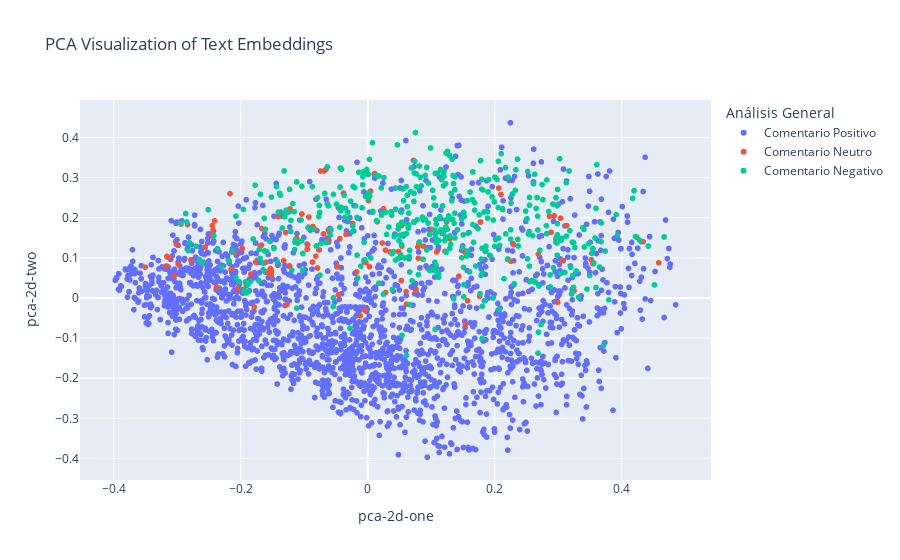

The cell this chart's notebook holds for it:
### Code cell
# Agregar los componentes PCA al DataFrame
data['pca-2d-one'] = embeddings_pca[:, 0]
data['pca-2d-two'] = embeddings_pca[:, 1]

# Visualización interactiva con Plotly
fig = px.scatter(
    data,
    x='pca-2d-one',
    y='pca-2d-two',
    color='Análisis General',
    hover_data=['full_text_processed'],
    title='PCA Visualization of Text Embeddings'
)
fig.show()

### Figure 1 — Plotly figure (JSON) as saved in the notebook; plotly's stock layout.template omitted (floating-point values rounded to 4 significant figures; data arrays with more than 128 entries replaced by an {"elided": "..."} marker saying what was removed)
{"data": [{"customdata": {"elided": "2117x1 str values"}, "hovertemplate": "Análisis General=Comentario Positivo<br>pca-2d-one=%{x}<br>pca-2d-two=%{y}<br>full_text_processed=%{customdata[0]}<extra></extra>", "legendgroup": "Comentario Positivo", "marker": {"color": "#636efa", "symbol": "circle"}, "mode": "markers", "name": "Comentario Positivo", "showlegend": true, "type": "scattergl", "x": {"elided": "2117 float values"}, "xaxis": "x", "y": {"elided": "2117 float values"}, "yaxis": "y"}, {"customdata": [["@Jennihermoso https://t.co/8f91HmjS8a"], ["@Jennihermoso @Barca_Buzz English version?"], ["@XaviHern6_ @Jennihermoso https://t.co/Q1XSV9I9lc"], ["@Roldier @Jennihermoso pensaba que eras el reven y digo “coño que reformed está de repente” 😭"], ["@Jennihermoso Pensaba que estaba leyendo a @IreneMontero"], ["@Jennihermoso We werent in the MLS at 35 https://t.co/G9P1p48bdD"], ["@Jennihermoso Estos son los que se escandalizan por rubiales https://t.co/sBkbWD7vXj"], ["@Jennihermoso Hey, here is an English Translation for y'all What do you think about this? https://t.co/evz3j6oVCh"], ["@Jennihermoso English translation… https://t.co/2QQ6xnYHQ4"], ["@Jennihermoso https://t.co/fEY40M56sh"], ["@Jennihermoso Tienes que entrenar el lanzamiento de penalties. Lo lanzaste fatal.."], ["@Jennihermoso que opinas de mi once para esta jornada? https://t.co/1RExXdcaCq"], ["@SXTrece @Jennihermoso ¿Qué país?"], ["@Jennihermoso Prepárense para \"Joga Bonito\" x si no te Piqué sin Culé, Pero tengo mas hambre q el waka waka motakunka pa q después un distintivo en pantalones ni se disimule🫶❤️🔥🗿🧞♂️🌐"], ["@alexiaputellas @Jennihermoso 🫶"], ["@alexiaputellas @Jennihermoso Oye que de esto no habla o que, la cara tú💀 https://t.co/5BKNCxtskd"], ["@alexiaputellas @Jennihermoso Reúne a los vengadores y acaba con Thanos"], ["@alexiaputellas @Jennihermoso buenas alexia soy roncho"], ["@alexiaputellas @Jennihermoso https://t.co/KEGv5tTolm"], ["@Llourinho @alexiaputellas @Jennihermoso https://t.co/ZV5VuGP5ci"], ["@alexiaputellas @Jennihermoso Tebas and rubiales should resign today"], ["@alexiaputellas @Jennihermoso Dale ma' confía en mí Yo no soy tan malo como dicen No dejes que los hechos te aterroricen Deja que mis manos en tu espalda aterricen Que el olor de mis sábanas te hechice Que tu nivel haciéndolo Entre cuatro paredes divirtiéndonos Pide lo que quieras que esto no puede ser más… https://t.co/J1FZ4kIPJg"], ["@alexiaputellas @elandriuuu_ @Jennihermoso 🫶🏼"], ["@manuutinh0 @alexiaputellas @Jennihermoso https://t.co/IhILbKQkGm"], ["@alexiaputellas @Jennihermoso Madre"], ["@alexiaputellas @Jennihermoso Planificando el contraataque?"], ["@alexiaputellas @Jennihermoso https://t.co/zzQDqTBna3"], ["@alexiaputellas @Jennihermoso Rubiales aguantando por lo civil o lo criminal en su puesto: https://t.co/ZTkWQbmJqn"], ["@alexiaputellas @Jennihermoso HIJA ETERNA DE DON JORGE VILDA https://t.co/aU3IBZuEHI"], ["@alexiaputellas @Jennihermoso Es increible!"], ["@alexiaputellas @Jennihermoso @GaryLineker"], ["@alexiaputellas @Jennihermoso OjO a todos que aplauden. Mañana puede ser la nueva víctima que llevar a la hoguera."], ["@alexiaputellas @Jennihermoso Tengo un amigo que busca trabajo ya … https://t.co/GVlORry8J6"], ["@alexiaputellas @Jennihermoso PUES VALE"], ["@alexiaputellas @Jennihermoso https://t.co/QewkWSviNX"], ["@alexiaputellas @Jennihermoso Todo vale para hacer daño España"], ["@alexiaputellas @Jennihermoso S’ha acabat quina cosa? Deixareu la selecció espanyola totes les jugadores?"], ["@futpro_es @SEFutbolFem @Jennihermoso Entonces como explicas esto ?"], ["@futpro_es @jonathanmartinz @SEFutbolFem @Jennihermoso Ese #seacabo me hace pensar que no ha sido la primera vez."], ["@futpro_es @ainhoar7 @SEFutbolFem @Jennihermoso Pim pam! I ara el Barça com ho farà per fer un segon comunicat? O deixarà de ser 'més que un club'?"], ["@futpro_es @SEFutbolFem @Jennihermoso @cucadellum em sembla que, si bé el contingut és impecable, necessiten amb urgència els teus serveis. Molt fort l’estilogràfica plantada entre ambdós documents…"], ["@futpro_es @SEFutbolFem @Jennihermoso @JoanLaportaFCB quin audios tenen? silenci..els valors.. @enricmasip5 ufffff.."], ["@AitanaBonmati Piular en català també estaria bé i diries el mateix."], ["@AitanaBonmati @EsportudoW"], ["@AitanaBonmati Això vol dir que deixareu d'anar a la selecció mentre ell sigui president?"], ["@AitanaBonmati Hauries de renunciar a la selecció nyola avui mateix."], ["@AitanaBonmati @TOSLI13 Tenéis que dejar de ir todas a la selección y si vuestros compañeros tuvieran un poco de decencia, tendrían que hacer lo mismo"], ["@AitanaBonmati Ja no hi ha cap partit amb Espanya abans de la elecció de la pilota d'or soposo. Què opines del comunicat del teu club?"], ["@AitanaBonmati Lo que teneis que hacer es no jugar mas con la selección hasta que se resuelva"], ["@AitanaBonmati … ahora se entiende la razón de los mails"], ["@catacoll2001 @Jennihermoso catalina🫡"], ["@catacoll2001 @Jennihermoso 🫡🫡"], ["@catacoll2001 @Jennihermoso !!!!"], ["@catacoll2001 @laiamarques @Jennihermoso @JoanLaportaFCB Això,Joan,això."], ["@catacoll2001 @PoblaSanti @Jennihermoso Ho sou!"], ["@catacoll2001 @_alvarito_18 @Jennihermoso Y si seguis los pasos de @BorjaIglesias9 …"], ["@catacoll2001 @CarlosTuilla @Jennihermoso @chemapalacian"], ["@catacoll2001 @Itxi_Iri @Jennihermoso Eso es lo más triste de todo.."], ["@catacoll2001 @Jennihermoso Con Jenni o con la presión social?"], ["@catacoll2001 @Jennihermoso Tendríais que salir todas a decir que se acabó la selección como.ha hecho @BorjaIglesias9."], ["@catacoll2001 @Jennihermoso Pos feu lo mateix que Borja Iglesias"], ["@7olgacarmona @desselebrada @Jennihermoso cc @tortondo"], ["@ale_2572 ¿Me sigues solo para decirme cómo debo pensar o lo que puedo publicar? He escrito hoy un post. Y no, no tolero imposición alguna ni de tu parte ni de ningún ministro o ministra. He sido crítica con Montero cuando he debido y la he aplaudido cuando he considerado. Y lo soy también…"], ["@7olgacarmona @Jennihermoso goatga"], ["@7olgacarmona @Jennihermoso 🫡©️🫶🤍"], ["@7olgacarmona @Jennihermoso 🫡🤍💛"], ["@7olgacarmona @Jennihermoso 🥹🥹🥹❤️"], ["@7olgacarmona @Jennihermoso No jodas, que le han hecho?"], ["@7olgacarmona @Jennihermoso @Pun_freak"], ["@atheeneeaa_10 @Jennihermoso @SportyBetNG why can't I withdraw the money in my sportybet account??? Since yesterday I've been trying to withdraw but to no avail. please do something"], ["@atheeneeaa_10 @Jennihermoso Anyone knows who won the worldcup?"], ["@atheeneeaa_10 @Jennihermoso A ver si es verdad esta vez…"], ["@atheeneeaa_10 @Jennihermoso https://t.co/QFOcLul0iL"], ["@atheeneeaa_10 @pixelillo @Jennihermoso @BiancaAguilar14"], ["@atheeneeaa_10 @Stillmanator @Jennihermoso What is going on 🤯"], ["@atheeneeaa_10 @ceciliaencina @Jennihermoso Renunciar todas, por favor. Es lo mínimo que podéis hacer.."], ["@atheeneeaa_10 @Jennihermoso Eing"], ["@atheeneeaa_10 @Jennihermoso Quien es ?"], ["@atheeneeaa_10 @Jennihermoso https://t.co/3YCgHLMZJ1"], ["@atheeneeaa_10 @Jennihermoso ¿Ya no ?"], ["@atheeneeaa_10 @Jennihermoso Eh?"], ["@atheeneeaa_10 @TrainerExtreme @Jennihermoso Próxima convocatoria rechazarla como ha hecho @BorjaIglesias9"], ["@marisabelrr1 @Jennihermoso Dilo"], ["@marisabelrr1 @Jennihermoso @Sfmu10 aquí y @atheeneeaa_10 también se pronunció"], ["@marisabelrr1 @Jennihermoso Entra al Gran Canaria con su camiseta hoy!!! Sería muy top!"], ["@marisabelrr1 @Jennihermoso Perece que va ser mentira lo que dijo el calvo😂"], ["@marisabelrr1 @Jennihermoso Casillas presidente."], ["@marisabelrr1 @Jennihermoso Ya era hora"], ["@marisabelrr1 @laiacopa @Jennihermoso Espero que a partir de ahora actueis todas unidas. Solo asi ganareis"], ["@Irene_Paredes4 @PabloEchenique @Jennihermoso No"], ["@Irene_Paredes4 @totalBarca @Jennihermoso @tipcoineth $tip"], ["@SalmaParalluelo @Jennihermoso CC @tortondo"], ["@SalmaParalluelo @Jennihermoso I feed the pigeons, I sometimes feed the sparrows too, it gives me a sense of enormous wellbeing (Parklife!)"], ["@SalmaParalluelo @Jennihermoso #TebasDimisión"], ["@SalmaParalluelo @Jennihermoso No has firmado el comunicado???"], ["@SalmaParalluelo @Jennihermoso @ISxviii شوفييي استلميها بالله ههههههههههههههههه"], ["@AFerrer_10 @Jennihermoso Ojala lo hubierais echo en su momento como lo hicieron las 12 sin miedo a nada, pero a día de hoy ya no tenéis q tener miedo alzar la voz de una vez por todas por las q lo hicieron por las q intentaron luchar y no fueron y por vosotras"], ["@AFerrer_10 @Jennihermoso Estas en Albacete hoy hace mucho calor"], ["@AFerrer_10 @Jennihermoso Justicia, libertad de espresión y libertad."], ["@AFerrer_10 @Jennihermoso Madre mía"], ["@AFerrer_10 @Jennihermoso Estoy de acuerdo. Pero puestos a que se empañe vuestro mundial merecidísimo. Campeonas. Se tenia que hacer desde el segundo día. (Mínimo). Dicho eso disfruté del partido muchísimo. A por el siguirnte campeonato."], ["@AFerrer_10 @Yolanda_Diaz_ @Jennihermoso 💥Yolanda Díaz y su amigo Ramiro Santalices💥 Santahttps://youtu.be/s0EK2MdZjvQ?si=YwcdQs9VTAykraSm"], ["@AFerrer_10 @Jennihermoso ¿Donde?"], ["@AFerrer_10 @Yolanda_Diaz_ @Jennihermoso https://t.co/QjhzYGonqU"], ["@AFerrer_10 @Jennihermoso Qué ha dicho Rubiales de Jenni?"], ["@AFerrer_10 @Jennihermoso Muhammad Qasim has seen Prophet Muhammad SAW many times in his dreams. In Qasim's dreams Prophet Muhammad SAW has shared important messages for the Muslim ummah. Muhammad Qasim Dreams - Learn about these messages and their importance https://t.co/P41iTniDJf https://t.co/k3gnsGbo16"], ["@teresabelleira @Jennihermoso dile q misa q rondita de desbloqueos q podemos vivir todas en paz reconciliadas"], ["@teresabelleira @julia23cule @Jennihermoso @F_DeFreitas13"], ["@teresabelleira @Jennihermoso @RafaLouzan"], ["@teresabelleira @Jennihermoso Golpista?"], ["@teresabelleira @Jennihermoso ESTAS CON NOSOTROS, MANDA UNA FIRMA https://t.co/KAeWcIdQIz"], ["@teresabelleira @Yolanda_Diaz_ @Jennihermoso Petición a la Casa de S.M. el Rey para que retire el título de \"REAL\" a la RFEF Por #JenniHermoso, firma y RT, por favor. #SeAcabó https://t.co/p5OD2K4vye"], ["@IvanaAndresSanz @Jennihermoso Las mismas vibes que el Barcelona!"], ["@IvanaAndresSanz @Jennihermoso ahahahahhahaahah"], ["@IvanaAndresSanz @Jennihermoso Lo tardaste bien hija!"], ["@IvanaAndresSanz @Jennihermoso Ya entrados en gasto #VildaOut"], ["@mariona8co @Jennihermoso Creo que no mereció la pena…"], ["@mariona8co @Seve2021 @Jennihermoso 🤮 https://t.co/ofXjkLJxNC"], ["@mariona8co @Jennihermoso Deberíais filtrar todo lo que sabéis del Torrente Rubiales y el quebrantahuesos del Vilda. El mundo tiene que saberlo."], ["@claudiazornoza @Jennihermoso Ojalá se vaya este payaso de la @rfef"]], "hovertemplate": "Análisis General=Comentario Neutro<br>pca-2d-one=%{x}<br>pca-2d-two=%{y}<br>full_text_processed=%{customdata[0]}<extra></extra>", "legendgroup": "Comentario Neutro", "marker": {"color": "#EF553B", "symbol": "circle"}, "mode": "markers", "name": "Comentario Neutro", "showlegend": true, "type": "scattergl", "x": [-0.2943, 0.0228, -0.04765, -0.0687, -0.04378, 0.0353, 0.01071, -0.1224, -0.1413, -0.2839, 0.1242, -0.03427, -0.09274, 0.1215, -0.2048, -0.03832, -0.002905, -0.1122, -0.1571, -0.04626, 0.286, 0.0248, -0.1788, -0.1518, -0.1325, 0.07955, -0.1534, 0.3037, -0.09558, -0.07712, 0.05269, 0.05283, -0.0864, -0.06141, -0.1518, 0.2124, 0.3248, 0.3134, 0.2885, 0.352, 0.2251, 0.2686, 0.1433, 0.1536, 0.4336, 0.306, 0.3546, 0.4581, 0.4236, 0.08776, -0.3013, -0.3165, -0.3121, 0.06034, -0.1906, -0.01738, -0.2153, -0.02376, -0.1226, 0.2206, 0.05366, -0.1978, 0.1774, -0.2437, -0.3172, -0.305, -0.3503, -0.07436, -0.2462, 0.02776, 0.07581, -0.09311, -0.2785, -0.2384, -0.1765, 0.1295, -0.256, -0.2412, -0.2984, -0.1669, -0.2448, 0.101, -0.2169, -0.0871, 0.002616, 0.07189, 0.1083, -0.1037, 0.1571, 0.02806, -0.004661, -0.1606, -0.08182, 0.1527, 0.08029, -0.1692, 0.176, -0.044, 0.07886, -0.0841, 0.299, -0.09474, -0.1292, -0.1229, 0.2061, 0.01479, -0.06208, -0.1274, -0.1841, 0.004303, -0.01201, 0.2295, 0.06087, -0.2084, -0.07924, 0.04847, 0.001088, -0.06985, 0.2935, 0.2097], "xaxis": "x", "y": [0.1843, 0.137, 0.07817, 0.3167, 0.2219, 0.115, 0.3103, 0.2167, 0.2032, 0.1831, 0.1899, 0.1586, 0.2017, 0.1163, 0.0235, 0.2617, 0.08822, 0.1491, 0.0637, 0.00795, 0.2036, 0.2225, -0.02265, 0.05544, 0.09311, 0.09904, 0.07336, 0.199, 0.1213, 0.1197, 0.04344, 0.1802, 0.1783, 0.1441, 0.06888, 0.2207, 0.01777, 0.1804, 0.1639, 0.09551, 0.09168, 0.1092, 0.0544, -0.0666, 0.1403, 0.09254, 0.08514, 0.08769, 0.1514, 0.1292, 0.1339, 0.1037, 0.1005, 0.01594, 0.0314, 0.06504, 0.07167, 0.1856, 0.222, 0.09716, 0.1293, 0.1234, 0.1894, 0.1695, 0.07967, 0.05596, 0.07669, 0.3166, 0.1557, 0.1195, 0.01812, 0.1767, 0.09543, 0.02684, 0.08916, 0.1477, 0.1271, 0.1923, 0.08444, 0.1731, 0.1805, 0.1709, 0.2602, 0.08955, 0.07786, 0.3431, 0.1148, 0.2094, -0.007012, 0.01364, -0.03038, 0.0893, 0.1041, 0.1142, 0.1349, 0.1296, 0.00428, 0.148, 0.1271, 0.1714, -0.01059, 0.1326, 0.1631, 0.07992, 0.2741, 0.1901, 0.1697, -0.01632, 0.05983, 0.2666, -0.04423, 0.1329, -0.01552, 0.1121, 0.0746, 0.1158, 0.2425, 0.1599, 0.205, 0.2579], "yaxis": "y"}, {"customdata": {"elided": "435x1 str values"}, "hovertemplate": "Análisis General=Comentario Negativo<br>pca-2d-one=%{x}<br>pca-2d-two=%{y}<br>full_text_processed=%{customdata[0]}<extra></extra>", "legendgroup": "Comentario Negativo", "marker": {"color": "#00cc96", "symbol": "circle"}, "mode": "markers", "name": "Comentario Negativo", "showlegend": true, "type": "scattergl", "x": {"elided": "435 float values"}, "xaxis": "x", "y": {"elided": "435 float values"}, "yaxis": "y"}], "layout": {"legend": {"title": {"text": "Análisis General"}, "tracegroupgap": 0}, "title": {"text": "PCA Visualization of Text Embeddings"}, "xaxis": {"anchor": "y", "domain": [0, 1], "title": {"text": "pca-2d-one"}}, "yaxis": {"anchor": "x", "domain": [0, 1], "title": {"text": "pca-2d-two"}}}}
